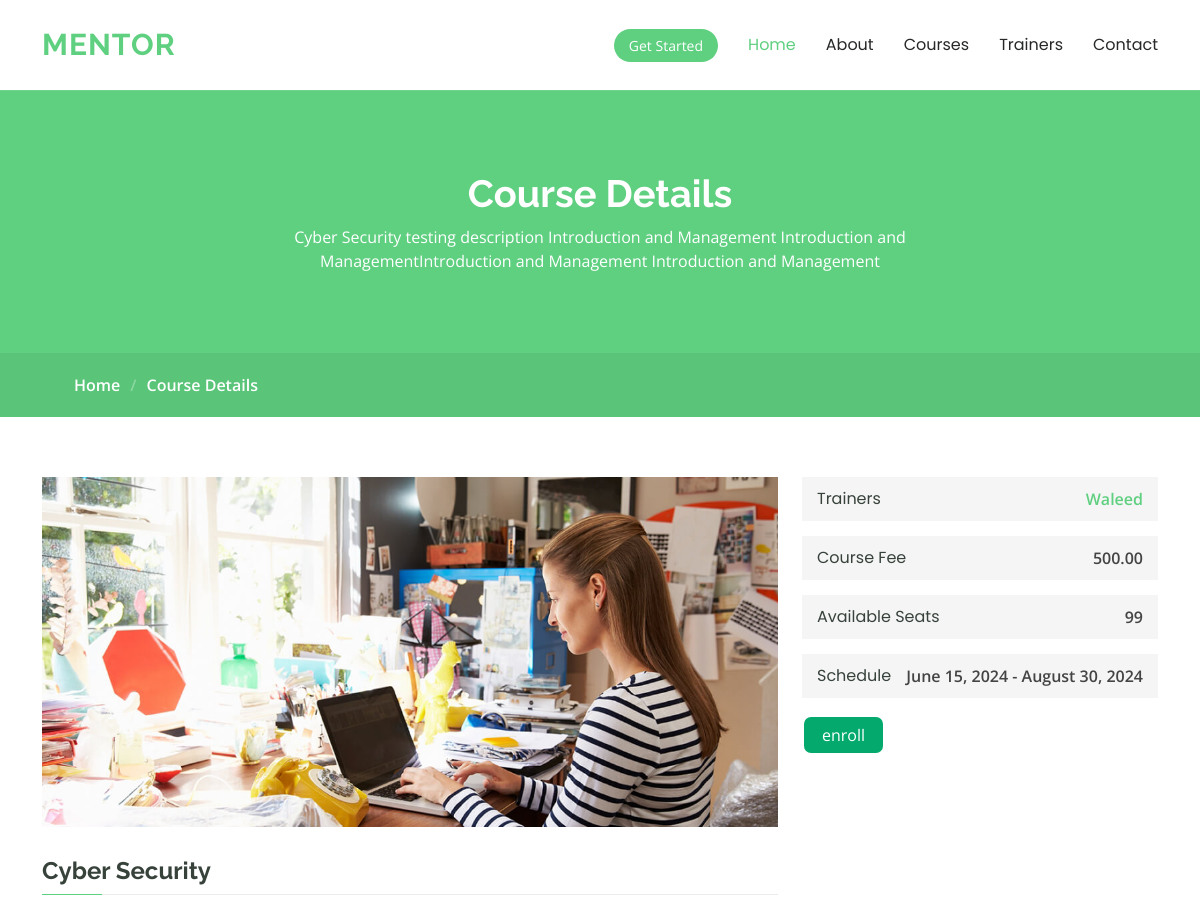
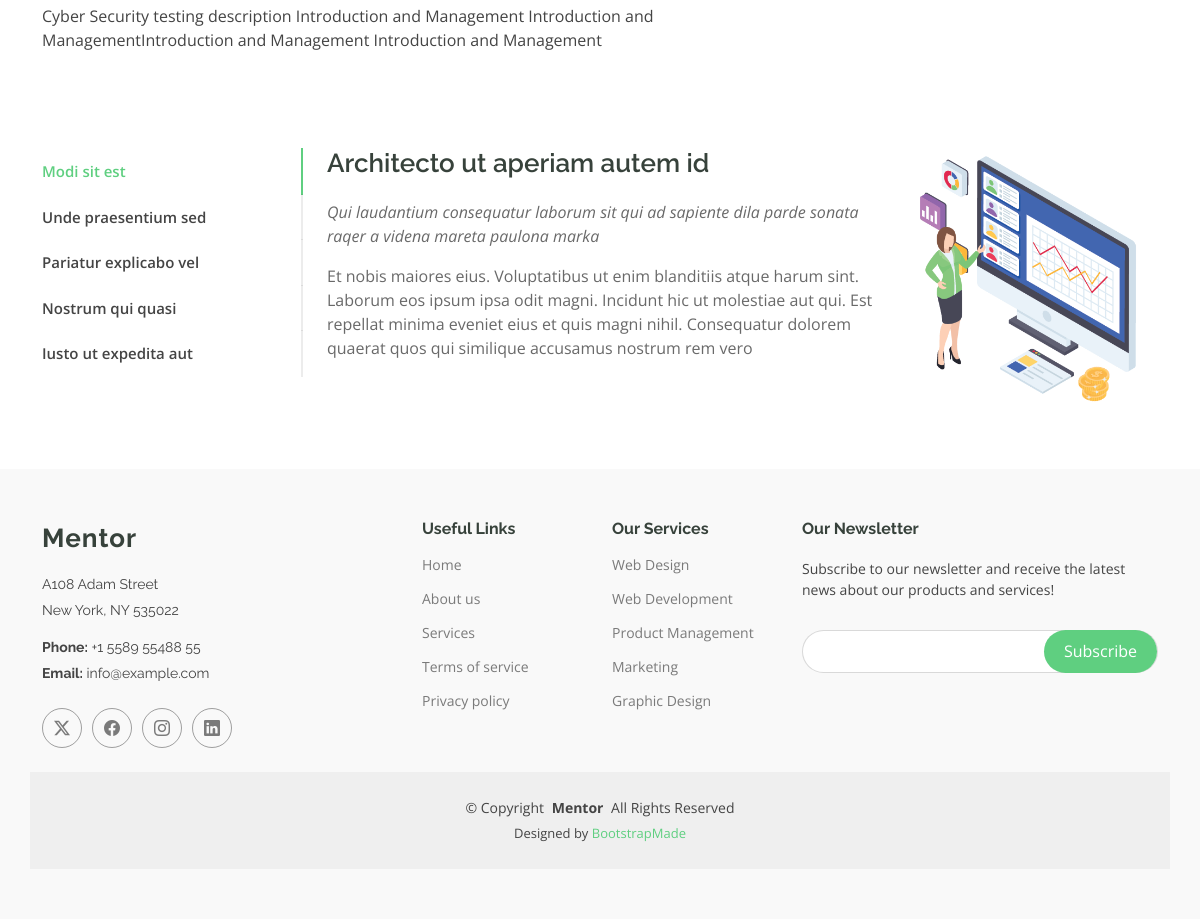
Page /course-show/18 on the committed database (2 pictures, top to bottom).
### tables this page shows
CREATE TABLE `courses` (
  `id` int(11) NOT NULL,
  `title` varchar(255) DEFAULT NULL,
  `description` text DEFAULT NULL,
  `fee` decimal(10,2) DEFAULT NULL,
  `available_seat` int(11) DEFAULT NULL,
  `start_date` date DEFAULT NULL,
  `end_date` date DEFAULT NULL,
  `created_at` timestamp NOT NULL DEFAULT current_timestamp(),
  `updated_at` timestamp NOT NULL DEFAULT current_timestamp() ON UPDATE current_timestamp(),
  `deleted_at` timestamp NULL DEFAULT NULL
);

### Core/functions.php (called while the page is built, shortened)
<?php
function base_path($path)
{
    return BASE_PATH . $path;
}
function view($path, $attributes = [])
{
    extract($attributes);
    require base_path('views/' . $path);
}

### Http/Controllers/Frontend/FrontendController.php (called while the page is built, shortened)
<?php
class FrontendController
{
    public function show($courseId)
    {
        $courseModel = new Course();
        $course = $courseModel->getCourseDetails($courseId);
        if (isset($course['instructor_ids']) && is_string($course['instructor_ids'])) {
            $course['instructor_ids'] = explode(',', $course['instructor_ids']);
        }
        $enrollmentModel = new Enrollment();
        $enrolledStudents = [];
        foreach ($course['instructor_ids'] as $instructorId) {
            $instructorId = (int)trim($instructorId);
            $students = $enrollmentModel->getEnrolledStudentsCount($courseId, $instructorId);
            if (!empty($students)) {
                $enrolledStudents[$instructorId] = $students;
            }
        }
        $availableSeats = $courseModel->getAvailableSeats($courseId, $course['instructor_ids']);
        view('frontend/course/show.view.php', [
            'course' => $course,
            'availableSeats' => $availableSeats,
            'enrolledStudents' => $enrolledStudents
        ]);
    }
}

### public/index.php (called while the page is built, shortened)
<?php
require BASE_PATH.'Core/functions.php';
spl_autoload_register(function($class)
{
    $class = str_replace('\\', DIRECTORY_SEPARATOR, $class);
});
require base_path('bootstrap.php');
$router = new \Core\Router();
$uri = parse_url($_SERVER['REQUEST_URI'])['path'];
$method = $_POST['_method'] ?? $_SERVER['REQUEST_METHOD'];
$router->route($uri, $method);

### Core/App.php (called while the page is built, shortened)
<?php
class App
{
    protected static $container;
    public static function setContainer($contaier)
    {
        static::$container = $contaier;
    }
    public static function container()
    {
        return static::$container;
    }
    public static function resolve($key) {
        return static::container()->resolve($key);
    }
}

### Core/Container.php (called while the page is built, shortened)
<?php
class Container
{
    protected $bindings = [];
    public function bind($key, $resolver)
    {
        $this->bindings[$key] = $resolver;
    }
    public function resolve($key)
    {
        $resolver = $this->bindings[$key];
        return call_user_func($resolver);
    }
}

### config.php (called while the page is built)
<?php
return [
    'database' => [
        'host' => 'localhost',
        'port' => '3306',
        'dbname' => 'learning-management-system',
        'charset' => 'utf8mb4',
    ]
];

### bootstrap.php (called while the page is built, shortened)
<?php
$container = new Container();
$container->bind('Core\Database', function () {
    $config = require base_path('config.php');
    return new Database($config['database']);
});

### Core/Database.php (called while the page is built, shortened)
<?php
class Database
{
    public function __construct($config, $username = 'root', $password = '')
    {
        $dsn = 'mysql:' . http_build_query($config, '', ';');
        $this->connection = new PDO($dsn, $username, $password, [PDO::ATTR_DEFAULT_FETCH_MODE => PDO::FETCH_ASSOC]);
    }
}

### Http/Models/Course.php (called while the page is built, shortened)
<?php
class Course
{
    protected $db;
    public function __construct()
    {
        $this->db = App::resolve(Database::class);
    }
    public function getCourseDetails($courseId)
    {
        $sql = 'SELECT courses.*, users.name as instructor_name, GROUP_CONCAT(instructors.id) as instructor_ids, GROUP_CONCAT(users.name) as instructor_names
                FROM courses
                LEFT JOIN instructor_course ON courses.id = instructor_course.course_id
                LEFT JOIN instructors ON instructors.id = instructor_course.instructor_id
                LEFT JOIN users ON users.id = instructors.user_id
                WHERE courses.id = :courseId
                GROUP BY courses.id';
        $statement = $this->db->connection->prepare($sql);
        $statement->execute(['courseId' => $courseId]);
        return $statement->fetch(\PDO::FETCH_ASSOC);
    }
    public function getAvailableSeats($courseId, $instructorIds)
    {
        $enrollmentModel = new Enrollment();
        $totalEnrolledStudents = 0;
        foreach ($instructorIds as $instructorId) {
            $enrolledStudentsCount = $enrollmentModel->getEnrolledStudentsCount($courseId, $instructorId);
            $totalEnrolledStudents += $enrolledStudentsCount;
        }
        $courseDetails = $this->getCourseDetails($courseId);
        $totalSeats = $courseDetails['available_seat'];
        $availableSeats = $totalSeats - $totalEnrolledStudents;
        return $availableSeats;
    }
}

### Http/Models/Enrollment.php (called while the page is built, shortened)
<?php
class Enrollment
{
    protected $db;
    public function __construct()
    {
        $this->db = App::resolve(Database::class);
    }
    public function getEnrolledStudentsCount($courseId, $instructorId)
    {
        $sql = 'SELECT COUNT(*) as enrolled_students
                FROM enrollments e
                JOIN instructor_course ic ON e.instructorcourse_id = ic.id
                WHERE ic.course_id = :courseId AND ic.instructor_id = :instructorId';
        $statement = $this->db->connection->prepare($sql);
        $statement->bindValue(':courseId', $courseId, \PDO::PARAM_INT);
        $statement->bindValue(':instructorId', $instructorId, \PDO::PARAM_INT);
        $statement->execute();
        $result = $statement->fetch(\PDO::FETCH_ASSOC);
        return $result['enrolled_students'];
    }
}

### views/frontend/course/show.view.php (the view, shortened to what this page needs)
<?php require base_path('views/frontend/partials/head.php') ?>
<?php require base_path('views/frontend/partials/header.php') ?>
<main class="main">
  <div class="page-title" data-aos="fade">
    <div class="heading">
      <div class="container">
        <div class="row d-flex justify-content-center text-center">
          <div class="col-lg-8">
            <h1>Course Details</h1>
            <p class="mb-0"> <?= htmlspecialchars($course['description'] ?? 'Course Description'); ?></p>
          </div>
        </div>
      </div>
    </div>
    <nav class="breadcrumbs">
      <div class="container">
        <ol>
          <li><a href="index.html">Home</a></li>
          <li class="current">Course Details</li>
        </ol>
      </div>
    </nav>
  </div>
  <section id="courses-course-details" class="courses-course-details section">
    <div class="container" data-aos="fade-up">
      <div class="row">
        <div class="col-lg-8">
          <img src="assets/img/course-details.jpg" class="img-fluid" alt="">
          <h3><?= htmlspecialchars($course['title'] ?? 'Course Title'); ?></h3>
          <p><?= htmlspecialchars($course['description'] ?? 'Course Description'); ?></p>
        </div>
        <div class="col-lg-4">
          <div class="course-info d-flex justify-content-between align-items-center">
            <h5>Trainers</h5>
            <?php
            $instructorNames = isset($course['instructor_names']) ? explode(',', $course['instructor_names']) : [];
            if (!empty($instructorNames)) {
              foreach ($instructorNames as $instructorName) {
                echo '<p><a href="#">' . htmlspecialchars($instructorName) . '</a></p>';
              }
            } else {
              echo '<p>Unknown Instructors</p>';
            }
            ?>
          </div>
          <div class="course-info d-flex justify-content-between align-items-center">
            <h5>Course Fee</h5>
            <p><?= htmlspecialchars($course['fee'] ?? '0.00$'); ?></p>
          </div>
          <div class="course-info d-flex justify-content-between align-items-center">
            <h5>Available Seats</h5>
            <p><?= htmlspecialchars($availableSeats ?? '00'); ?></p>
          </div>
          <div class="course-info d-flex justify-content-between align-items-center">
            <h5>Schedule</h5>
            <p><?php
                if ($course['start_date'] && $course['end_date']) {
                  echo date('F j, Y', strtotime($course['start_date'])) . ' - ' . date('F j, Y', strtotime($course['end_date']));
                } else {
                  echo 'Schedule not available';
                }
                ?></p>
          </div>
          <a style="background-color: #04AA6D; border: none; color: white; text-align: center; text-decoration: none; display: inline-block; font-size: 16px; margin: 4px 2px; cursor: pointer; padding: 6px 18px; border-radius: 7px;" href="/course-enroll/<?= $course['id'] ?>">enroll</a>
        </div>
      </div>
    </div>
  </section>
  <section id="tabs" class="tabs section">
    <div class="container" data-aos="fade-up" data-aos-delay="100">
      <div class="row">
        <div class="col-lg-3">
          <ul class="nav nav-tabs flex-column">
            <li class="nav-item">
              <a class="nav-link active show" data-bs-toggle="tab" href="#tab-1">Modi sit est</a>
            </li>
            <li class="nav-item">
              <a class="nav-link" data-bs-toggle="tab" href="#tab-2">Unde praesentium sed</a>
            </li>
            <li class="nav-item">
              <a class="nav-link" data-bs-toggle="tab" href="#tab-3">Pariatur explicabo vel</a>
            </li>
            <li class="nav-item">
              <a class="nav-link" data-bs-toggle="tab" href="#tab-4">Nostrum qui quasi</a>
            </li>
            <li class="nav-item">
              <a class="nav-link" data-bs-toggle="tab" href="#tab-5">Iusto ut expedita aut</a>
            </li>
          </ul>
        </div>
        <div class="col-lg-9 mt-4 mt-lg-0">
          <div class="tab-content">
            <div class="tab-pane active show" id="tab-1">
              <div class="row">
                <div class="col-lg-8 details order-2 order-lg-1">
                  <h3>Architecto ut aperiam autem id</h3>
                  <p class="fst-italic">Qui laudantium consequatur laborum sit qui ad sapiente dila parde sonata raqer a videna mareta paulona marka</p>
                  <p>Et nobis maiores eius. Voluptatibus ut enim blanditiis atque harum sint. Laborum eos ipsum ipsa odit magni. Incidunt hic ut molestiae aut qui. Est repellat minima eveniet eius et quis magni nihil. Consequatur dolorem quaerat quos qui similique accusamus nostrum rem vero</p>
                </div>
                <div class="col-lg-4 text-center order-1 order-lg-2">
                  <img src="assets/img/tabs/tab-1.png" alt="" class="img-fluid">
                </div>
              </div>
            </div>
          </div>
        </div>
      </div>
    </div>
  </section>
</main>
<?php require base_path('views/frontend/partials/footer.php') ?>

### Core/Router.php (shortened to what this page needs)
<?php
class Router
{
    protected $routes = [];
    public function add($method, $uri, $controller)
    {
        $this->routes[] = [
            'uri' => $uri,
            'controller' => $controller,
            'method' => $method,
            'middleware' => ''
        ];
        return $this;
    }
    public function only($key)
    {
        $this->routes[array_key_last($this->routes)]['middleware'] = $key;
        return $this;
    }
    public function route($uri, $method)
    {
        foreach ($this->routes as $route) {
            if ($this->match($route['uri'], $uri) && $route['method'] === strtoupper($method)) {
                $params = $this->extractParams($route['uri'], $uri);
                return $this->callController($route['controller'], $params);
            }
        }
    }
    protected function match($routeUri, $requestUri)
    {
        $routePattern = preg_replace('/\{[a-zA-Z0-9_]+\}/', '([a-zA-Z0-9_]+)', $routeUri);
        return preg_match('#^' . $routePattern . '$#', $requestUri);
    }
    protected function extractParams($routeUri, $requestUri)
    {
        $routePattern = preg_replace('/\{[a-zA-Z0-9_]+\}/', '([a-zA-Z0-9_]+)', $routeUri);
        preg_match('#^' . $routePattern . '$#', $requestUri, $matches);
        array_shift($matches);
        return $matches;
    }
    protected function callController($controller, $params = [])
    {
        [$controller, $method] = explode('@', $controller);
        $controller = "Http\\Controllers\\{$controller}";
        if (class_exists($controller)) {
            $controllerInstance = new $controller;
            if (method_exists($controllerInstance, $method)) {
                return call_user_func_array([$controllerInstance, $method], $params);
            }
        }
        throw new \Exception("Controller or method not found");
    }
}

### views/frontend/partials/header.php (shortened to what this page needs)
<header id="header" class="header d-flex align-items-center sticky-top">
  <div class="container-fluid container-xl position-relative d-flex align-items-center">
    <a href="/" class="logo d-flex align-items-center me-auto">
      <h1 class="sitename">Mentor</h1>
    </a>
    <nav id="navmenu navbar-expand-lg" class="navmenu">
      <ul>
        <li><a href="/" class="active">Home<br></a></li>
        <li><a href="about.html">About</a></li>
        <li><a href="courses.html">Courses</a></li>
        <li><a href="trainers.html">Trainers</a></li>
        <li><a href="contact.html">Contact</a></li>
      </ul>
    </nav>
    <?php if (isset($_SESSION['user']) && $_SESSION['user']['role'] === 'student') : ?>
      <form action="/logout" method="POST">
        <input type="hidden" name="_method" value="DELETE" />
        <button class="btn-getstarted border-0">Log Out</button>
      </form>
      <a class="btn-getstarted" href="/student-frofile">View Profile</a>
    <?php else : ?>
      <a class="btn-getstarted" href="/login">Get Started</a>
    <?php endif ?>
  </div>
</header>

### views/frontend/partials/footer.php (shortened to what this page needs)
<footer id="footer" class="footer position-relative">
<div class="container footer-top">
  <div class="row gy-4">
    <div class="col-lg-4 col-md-6 footer-about">
      <a href="index.html" class="logo d-flex align-items-center">
        <span class="sitename">Mentor</span>
      </a>
      <div class="footer-contact pt-3">
        <p>A108 Adam Street</p>
        <p>New York, NY 535022</p>
        <p class="mt-3"><strong>Phone:</strong> <span>+1 5589 55488 55</span></p>
        <p><strong>Email:</strong> <span>info@example.com</span></p>
      </div>
      <div class="social-links d-flex mt-4">
        <a href=""><i class="bi bi-twitter-x"></i></a>
        <a href=""><i class="bi bi-facebook"></i></a>
        <a href=""><i class="bi bi-instagram"></i></a>
        <a href=""><i class="bi bi-linkedin"></i></a>
      </div>
    </div>
    <div class="col-lg-2 col-md-3 footer-links">
      <h4>Useful Links</h4>
      <ul>
        <li><a href="#">Home</a></li>
        <li><a href="#">About us</a></li>
        <li><a href="#">Services</a></li>
        <li><a href="#">Terms of service</a></li>
        <li><a href="#">Privacy policy</a></li>
      </ul>
    </div>
    <div class="col-lg-2 col-md-3 footer-links">
      <h4>Our Services</h4>
      <ul>
        <li><a href="#">Web Design</a></li>
        <li><a href="#">Web Development</a></li>
        <li><a href="#">Product Management</a></li>
        <li><a href="#">Marketing</a></li>
        <li><a href="#">Graphic Design</a></li>
      </ul>
    </div>
    <div class="col-lg-4 col-md-12 footer-newsletter">
      <h4>Our Newsletter</h4>
      <p>Subscribe to our newsletter and receive the latest news about our products and services!</p>
      <form action="forms/newsletter.php" method="post" class="php-email-form">
        <div class="newsletter-form"><input type="email" name="email"><input type="submit" value="Subscribe"></div>
      </form>
    </div>
  </div>
</div>
<div class="container copyright text-center mt-4">
  <p>© <span>Copyright</span> <strong class="px-1 sitename">Mentor</strong> <span>All Rights Reserved</span></p>
  <div class="credits">
    Designed by <a href="https://bootstrapmade.com/">BootstrapMade</a>
  </div>
</div>
</footer>
</body>
</html>

### rows in the picture
courses: description "Cyber Security testing description Introduction and Management Introduction and ManagementIntroduction and Management Introduction and Management", title "Cyber Security", instructorName "Waleed", fee "500.00", availableSeats "99", start_date "June 15, 2024", end_date "August 30, 2024"
